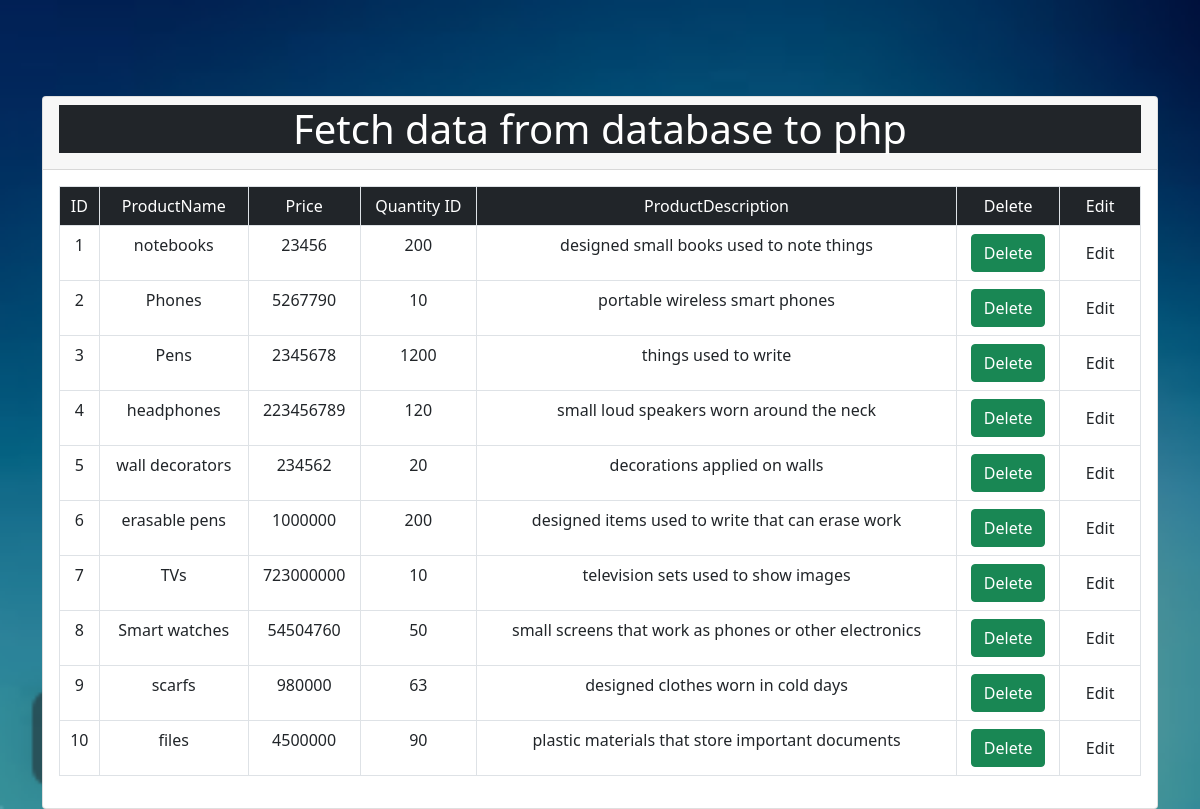
The page /product.php on the database its author committed.
### tables this page shows
CREATE TABLE `products` (
  `ID` int(12) NOT NULL,
  `ProductName` varchar(100) NOT NULL,
  `Price` varchar(100) NOT NULL,
  `Quantity` varchar(100) NOT NULL,
  `ProductDescription` text NOT NULL
);

### product.php (the view, shortened to what this page needs)
<?php
require_once('fetchingdata/db.php');
$query = "select *  from products";
$result = mysqli_query($con,$query);
?>
<html >
<head>
    <link rel="stylesheet" href="css/bootstrap.min.css">
</head>
<body class="bg-black">
    <div class="container">
        <div class="row mt-5">
          <div class="col">
            <div class="card mt-5">
                <div class="card-header">
                    <h2 class="display-6 text-center bg-dark">Fetch data from database to php</h2>
                </div>
                <div class="card-body">
            <table class="table table-bordered text-center">
                <tr class="bg-dark text-white">
                    <td> ID</td>
                    <td>ProductName</td>
                    <td>Price</td>
                    <td>Quantity ID</td>
                    <td>ProductDescription</td>
                    <td>Delete</td>
                    <td>Edit</td>
                </tr>
                <tr>
                   <?php
                    while($row = mysqli_fetch_assoc($result))
                     {
                    ?>
                     <td><?php echo $row['ID'] ?></td>
                    <td><?php echo $row['ProductName'] ?></td>
                    <td><?php echo $row['Price'] ?></td>
                    <td><?php echo $row['Quantity'] ?></td>
                    <td><?php echo $row['ProductDescription'] ?></td>
                    <td><a href="#" class="btn btn-success">Delete</a></td>
                    <td><a href="#" class="btn btn-default">Edit</a></td>
                </tr>
                    <?php
                    }
                   ?>
            </table>
                </div>
            </div>
          </div>
        </div>
    </div>
</body>
</html>

### product.php (style rules this page uses)
body { background-image:url(p5.png); background-size:cover; color: white; }

### rows shown on the page
products: ID "1", ProductName "notebooks", Price "23456", Quantity "200", ProductDescription "designed small books used to note things"
products: ID "2", ProductName "Phones", Price "5267790", Quantity "10", ProductDescription "portable wireless smart phones"
products: ID "3", ProductName "Pens", Price "2345678", Quantity "1200", ProductDescription "things used to write"
products: ID "4", ProductName "headphones", Price "223456789", Quantity "120", ProductDescription "small loud speakers worn around the neck"
products: ID "5", ProductName "wall decorators", Price "234562", Quantity "20", ProductDescription "decorations applied on walls"
products: ID "6", ProductName "erasable pens", Price "1000000", Quantity "200", ProductDescription "designed items used to write that can erase work"
products: ID "7", ProductName "TVs", Price "723000000", Quantity "10", ProductDescription "television sets used to show images"
products: ID "8", ProductName "Smart watches", Price "54504760", Quantity "50", ProductDescription "small screens that work as phones or other electronics"
products: ID "9", ProductName "scarfs", Price "980000", Quantity "63", ProductDescription "designed clothes worn in cold days"
products: ID "10", ProductName "files", Price "4500000", Quantity "90", ProductDescription "plastic materials that store important documents"
